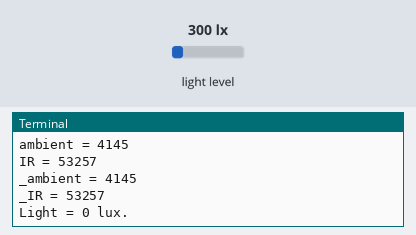
The program below on a simulated Raspberry Pi (BCM pin numbers) with a GrovePi. Parts: the last lines printed to the terminal. The inputs (shaded band) are chosen by the test bench; at power-on: light level 300 lx.

Above: at 1.6 s.
1.7 s: light level set to 40 lx
At 3.46 s:
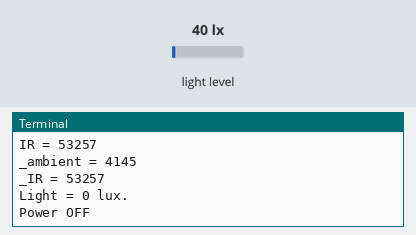
5.1 s: light level set to 500 lx
At 6.6 s:
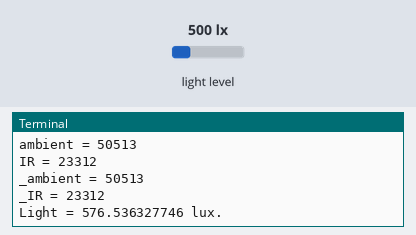
7.5 s: light level set to 1000 lx
At 9.9 s:
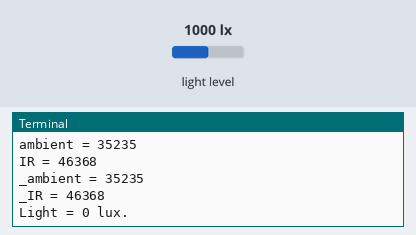
11.9 s: light level set to 1500 lx
At 13.9 s:
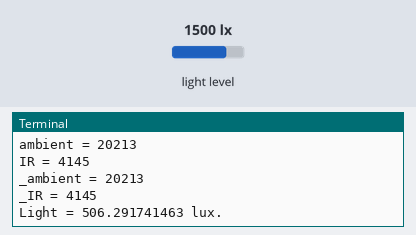
14.7 s: light level set to 1960 lx
At 16.3 s:
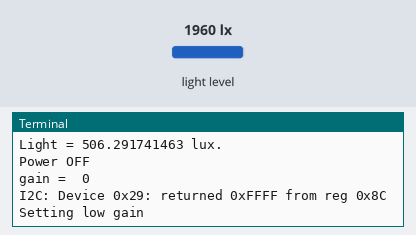
Timing chart, 0 to 17.8 s (numbered marks = the images above; inputs shaded):
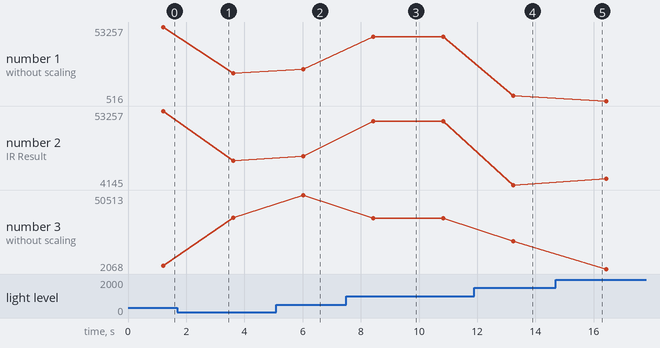

The program:

Digital_Light_Sensor.py
```python
import time
import smbus
from Adafruit_I2C import Adafruit_I2C
import RPi.GPIO as GPIO
import grovepi
from smbus import SMBus

global I2C_ADDRESS
global I2C_SMBUS
global _CMD
global _CMD_CLEAR
global _CMD_WORD
global _CMD_BLOCK
global _REG_CONTROL
global _REG_TIMING
global _REG_ID
global _REG_BLOCKREAD
global _REG_DATA0
global _REG_DATA1
global _POWER_UP
global _POWER_DOWN
global _GAIN_LOW
global _GAIN_HIGH
global _INTEGRATION_START
global _INTEGRATION_STOP
global _INTEGRATE_13
global _INTEGRATE_101
global _INTEGRATE_402
global _INTEGRATE_DEFAULT
global _INTEGRATE_NA
global _GAIN
global _MANUAL
global _INTEG
global _CHANNEL0
global _CHANNEL1
global _D0
global _D1
global _LUX


# bus parameters
rev = GPIO.RPI_REVISION
if rev == 2 or rev == 3:
    I2C_SMBUS = smbus.SMBus(1)
else:
    I2C_SMBUS = smbus.SMBus(0)

# Default I2C address
I2C_ADDRESS = 0x29

# Commands
_CMD       = 0x80
_CMD_CLEAR = 0x40
_CMD_WORD  = 0x20
_CMD_BLOCK = 0x10

# Registers
_REG_CONTROL   = 0x00
_REG_TIMING    = 0x01
_REG_ID        = 0x0A
_REG_BLOCKREAD = 0x0B
_REG_DATA0     = 0x0C
_REG_DATA1     = 0x0E

# Control parameters
_POWER_UP   = 0x03
_POWER_DOWN = 0x00

# Timing parameters
_GAIN_LOW          = 0b00000000
_GAIN_HIGH         = 0b00010000
_INTEGRATION_START = 0b00001000
_INTEGRATION_STOP  = 0b00000000
_INTEGRATE_13      = 0b00000000
_INTEGRATE_101     = 0b00000001
_INTEGRATE_402     = 0b00000010
_INTEGRATE_DEFAULT = _INTEGRATE_402
_INTEGRATE_NA      = 0b00000011

# Testing parameters
ambient  = None
IR       = None
_ambient = 0
_IR      = 0
_LUX     = None


class Tsl2561(object):
        i2c = None

        def _init__(self, bus = I2C_SMBUS, addr = I2C_ADDRESS, debug = 1, pause = 0.8):  # set debug = 0 stops debugging output on screen
                assert(bus is not None)
        	assert(addr > 0b000111 and addr < 0b1111000)

                self.i2c     = Adafruit_I2C(addr)
                self.pause   = pause
                self.debug   = debug
                self.gain    = 0
        	self._bus    = bus
                self._addr   = addr

        	ambient        = None
                IR             = None
        	self._ambient  = 0
                self._IR       = 0
        	self._LUX      = None
                self._control(_POWER_UP)
                self._partno_revision()

#        @property

        def _lux(self, gain):
                '''
                Returns a lux value.  Returns None if no valid value is set yet.
                '''
                var = readLux(gain)
                ambient = var[0]
                IR = var[1]
                self._ambient = var[2]
                self._IR = var[3]
                self_LUX = var[4]
                return (ambient, IR, self._ambient, self._IR, self._LUX)


        def setGain(self, gain = 1):
                """ Set the gain """
                if (gain != self.gain):
                        if (gain==1):
                                cmd = _CMD | _REG_TIMING
                                value = 0x02
                                self.i2c.write8(cmd, value)  # Set gain = 1X and timing = 402 mSec
                                if (self.debug):
                                        print "Setting low gain"
                        else:
                                cmd = _CMD | _REG_TIMING
                                value = 0x12
                                self.i2c.write8(cmd, value)  # Set gain = 16X and timing = 402 mSec
                                if (self.debug):
                                        print "Setting high gain"
                        self.gain=gain;  # Safe gain for calculation
                        time.sleep(self.pause)  # Pause for integration (self.pause must be bigger than integration time)


        def readWord(self, reg):
                """ Reads a word from the TSL2561 I2C device """
                try:
                        wordval = self.i2c.readU16(reg)
                        newval = self.i2c.reverseByteOrder(wordval)
                        if (self.debug):
                                print("I2C: Device 0x%02X: returned 0x%04X from reg 0x%02X" % (self._addr, wordval & 0xFFFF, reg))
                        return newval
                except IOError:
                        print("Error accessing 0x%02X: Chcekcyour I2C address" % self._addr)
                        return -1


        def readFull(self, reg = 0x8C):
                """ Read visible + IR diode from the TSL2561 I2C device """
                return self.readWord(reg);

        def readIR(self, reg = 0x8E):
                """ Reads only IR diode from the TSL2561 I2C device """
                return self.readWord(reg);

        def readLux(self, gain = 0):
                """ Grabs a lux reading either with autoranging (gain=0) or with specific gain (1, 16) """
                if (self.debug):
                        print "gain = ", gain
                if (gain == 1 or gain == 16):
                        self.setGain(gain)  # Low/highGain
                        ambient = self.readFull()
                        IR = self.readIR()
                elif (gain == 0):  # Auto gain
                        self.setGain(16)  # First try highGain
                        ambient = self.readFull()
                        if (ambient < 65535):
                                IR = self.readIR()
                        if (ambient >= 65535 or IR >= 65535):  # Value(s) exeed(s) datarange
                                self.setGain(1)  # Set lowGain
                                ambient = self.readFull()
                                IR = self.readIR()

                # If either sensor is saturated, no acculate lux value can be achieved.
                if (ambient == 0xffff or IR == 0xffff):
        		self._LUX = None
        		self._ambient = None
        		self._IR = None
        		return (self.ambient, self.IR, self._ambient, self._IR, self._LUX)
                if (self.gain == 1):
                        self._ambient = 16 * ambient  # Scale 1x to 16x
                        self._IR = 16 * IR            # Scale 1x to 16x
                else:
                        self._ambient = 1 * ambient
                        self._IR = 1 * IR
                if (self.debug):
                        print "IR Result without scaling: ", IR
                        print "IR Result: ", self._IR
                        print "Ambient Result without scaling: ", ambient
                        print "Ambient Result: ", self._ambient

                if (self._ambient == 0):
         		# Sometimes, the channel 0 returns 0 when dark ...
        		self._LUX = 0.0
        		return (ambient, IR, self._ambient, self._IR, self._LUX)

                ratio = (self._IR / float(self._ambient))  # Change to make it run under python 2

                if (self.debug):
                        print "ratio: ", ratio

                if ((ratio >= 0) and (ratio <= 0.52)):
                        self._LUX = (0.0315 * self._ambient) - (0.0593 * self._ambient * (ratio ** 1.4))
                elif (ratio <= 0.65):
                        self._LUX = (0.0229 * self._ambient) - (0.0291 * self._IR)
                elif (ratio <= 0.80):
                        self._LUX = (0.0157 * self._ambient) - (0.018 * self._IR)
                elif (ratio <= 1.3):
                        self._LUX = (0.00338 * self._ambient) - (0.0026 * self._IR)
                elif (ratio > 1.3):
                        self._LUX = 0

                return (ambient, IR, self._ambient, self._IR, self._LUX)

        def _partno_revision(self):
                """ Read Partnumber and revision of the sensor """
                cmd = _CMD | _REG_ID
                value = self.i2c.readS8(cmd)
                part = str(value)[7:4]
                if (part == "0000"):
                        PartNo = "TSL2560CS"
                elif (part == "0001"):
                        PartNo = "TSL2561CS"
                elif (part == "0100"):
                        PartNo = "TSL2560T/FN/CL"
                elif (part == "0101"):
                        PartNo = "TSL2561T/FN/CL"
                else:
                        PartNo = "not TSL2560 or TSL 2561"
                RevNo = str(value)[3:0]
                if (self.debug):
                        print "responce: ", value
                        print "PartNo = ", PartNo
                        print "RevNo = ", RevNo
                return (PartNo, RevNo)

        def _control(self, params):
                if (params == _POWER_UP):
                        print "Power ON"
                elif (params == _POWER_DOWN):
                        print "Power OFF"
                else:
                        print "No params given"
                cmd = _CMD | _REG_CONTROL | params
                self.i2c.write8(self._addr, cmd)  # select command register and power on
        	time.sleep(0.4)  # Wait for 400ms to power up or power down.


def main():
        TSL2561 = Tsl2561()
        TSL2561._init__(I2C_SMBUS, I2C_ADDRESS)
        while (True):
                gain=0
                val = TSL2561.readLux(gain)
                ambient = val[0]
                IR = val[1]
                _ambient = val[2]
                _IR = val[3]
                _LUX = val[4]
                if (ambient == 0xffff or IR == 0xffff):
                        print ("Sensor is saturated, no lux value can be achieved:")
        		print ("ambient = " + ambient)
                	print ("IR = " + IR)
                        print ("light = " + _LUX)
        	elif (_ambient == 0):
                	print ("It's dark:")
                        print ("ambient = " + str(ambient))
        		print ("IR = " + str(IR))
                	print ("_ambient = " + str(_ambient))
                        print ("_IR = " + str(_IR))
        		print ("Light = " + str(_LUX) + " lux.")
                else:
                        print ("There is light:")
        		print ("ambient = " + str(ambient))
                        print ("IR = " + str(IR))
                        print ("_ambient = " + str(_ambient))
                        print ("_IR = " + str(_IR))
                        print ("Light = " + str(_LUX) + " lux.")
                time.sleep(2)
                ambient  = None
                IR       = None
                _ambient = 0
                _IR      = 0
                _LUX     = None
        	TSL2561._control(_POWER_DOWN)


if __name__=="__main__":
        main()
```

Measured:
- after the input at 5.1 s, the terminal: prints a new line after 0.92 s (image 2)
- after the input at 7.5 s, the terminal: prints a new line after 0.92 s (image 3)
- after the input at 11.9 s, the terminal: prints a new line after 1.3 s (image 4)
- after the input at 14.7 s, the terminal: prints a new line after 0.94 s (image 5)
- plotted number 1: 53257 → 20225 after the input at 1.7 s, 20225 → 23312 after the input at 5.1 s, 23312 → 46368 after the input at 7.5 s, 46368 → 4145 after the input at 11.9 s, 4145 → 516 after the input at 14.7 s
- plotted number 2: 53257 → 20225 after the input at 1.7 s, 20225 → 23312 after the input at 5.1 s, 23312 → 46368 after the input at 7.5 s, 46368 → 4145 after the input at 11.9 s, 4145 → 8256 after the input at 14.7 s
- plotted number 3: 4145 → 35590 after the input at 1.7 s, 35590 → 50513 after the input at 5.1 s, 50513 → 35235 after the input at 7.5 s, 35235 → 20213 after the input at 11.9 s, 20213 → 2068 after the input at 14.7 s
